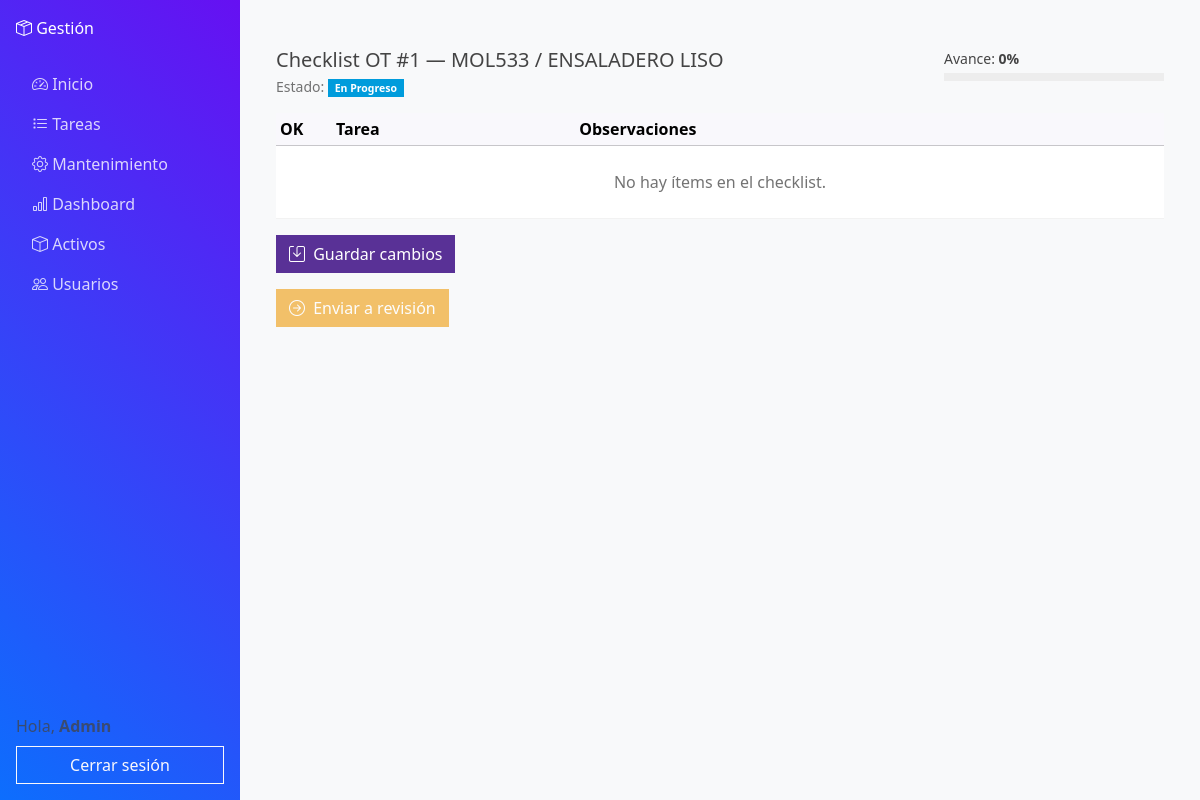
The app's page /activos/mantenimiento/1/checklist/ (signed in) with its own data.
### activos/models.py (models this page shows, shortened)
class RegistroMantenimiento(models.Model):
    activo = models.ForeignKey(Activo, on_delete=models.CASCADE, related_name="mantenimientos")
    estado = models.CharField(max_length=3, choices=EstadoOT.choices, default=EstadoOT.PEN)
    tipo = models.CharField(max_length=3, choices=TipoOT.choices, default=TipoOT.PRE)
    titulo = models.CharField(max_length=160, default="", blank=False)
    descripcion = models.TextField(blank=True, default="")
    prioridad = models.CharField(max_length=4, choices=PrioridadOT.choices, default=PrioridadOT.NONE)
    fecha_inicio = models.DateField(null=True, blank=True)
    vencimiento = models.DateField(null=True, blank=True)
    recurrencia = models.CharField(max_length=5, choices=RecurrenciaOT.choices, default=RecurrenciaOT.NONE)
    tiempo_estimado_minutos = models.PositiveIntegerField(default=0)
    ubicacion = models.ForeignKey(Ubicacion, null=True, blank=True, on_delete=models.SET_NULL, related_name="ordenes")
    falla = models.ForeignKey("CatalogoFalla", null=True, blank=True, on_delete=models.SET_NULL, related_name="ots")
    plantilla_aplicada = models.ForeignKey(
        "PlantillaChecklist", null=True, blank=True, on_delete=models.SET_NULL, related_name="ots_usadas"
    )
    fecha_creacion = models.DateTimeField(auto_now_add=True)
    fecha_inicio_ejecucion = models.DateTimeField(null=True, blank=True)
    fecha_fin_ejecucion = models.DateTimeField(null=True, blank=True)
    fecha_cierre = models.DateTimeField(null=True, blank=True)
    anio_ejecucion = models.PositiveSmallIntegerField(null=True, blank=True)
    semana_ejecucion = models.PositiveSmallIntegerField(null=True, blank=True)
    lectura_ejecucion = models.DecimalField(max_digits=12, decimal_places=2, null=True, blank=True)
    creado_por = models.ForeignKey(settings.AUTH_USER_MODEL, on_delete=models.SET_NULL, null=True, related_name="ordenes_creadas")
    asignado_a = models.ForeignKey(settings.AUTH_USER_MODEL, on_delete=models.SET_NULL, null=True, blank=True, related_name="tareas_asignadas")
    completado_por = models.ForeignKey(settings.AUTH_USER_MODEL, on_delete=models.SET_NULL, null=True, blank=True, related_name="tareas_completadas")
    @property
    def porcentaje_avance(self) -> int:
        total = self.detalles.count()
        if total == 0:
            return 0
        hechos = self.detalles.filter(completado=True).count()
        return round(100 * hechos / total)
    class Meta:
        indexes = [
            models.Index(fields=["estado"]),
            models.Index(fields=["tipo"]),
            models.Index(fields=["prioridad"]),
            models.Index(fields=["-fecha_creacion"]),
            models.Index(fields=["-fecha_inicio_ejecucion"]),
            models.Index(fields=["-fecha_cierre"]),
            models.Index(fields=["vencimiento"]),
            models.Index(fields=["activo"]),
            models.Index(fields=["asignado_a"]),
            models.Index(fields=["ubicacion"]),
        ]
        ordering = ["-fecha_creacion", "-id"]

class Activo(models.Model):
    codigo = models.CharField(max_length=100, unique=True, verbose_name="Código")
    numero_activo = models.CharField(max_length=255, verbose_name="# Activo")
    nombre = models.CharField(max_length=255, verbose_name="Nombre")
    peso = models.DecimalField(max_digits=10, decimal_places=2, null=True, blank=True, verbose_name="Peso")
    familia = models.ForeignKey("FamiliaActivo", null=True, blank=True, on_delete=models.SET_NULL, related_name="activos")
    categoria = models.ForeignKey("CategoriaActivo", null=True, blank=True, on_delete=models.SET_NULL, related_name="activos")
    estado = models.ForeignKey("EstadoActivo", null=True, blank=True, on_delete=models.SET_NULL, related_name="activos")
    ubicacion = models.ForeignKey("Ubicacion", null=True, blank=True, on_delete=models.SET_NULL, related_name="activos")
    qr_code = models.ImageField(upload_to="qr_codes", blank=True, null=True)

### activos/views.py (the view)
# urls.py: path("mantenimiento/<int:pk>/checklist/", views.checklist_mantenimiento, name="checklist_mantenimiento"),
@login_required
def checklist_mantenimiento(request, pk: int):
    ot = get_object_or_404(
        RegistroMantenimiento.objects.select_related("activo"), pk=pk
    )
    _ensure_checklist_exists(ot)
    items = ot.detalles.select_related("tarea").prefetch_related("evidencias")
    return render(
        request,
        "activos/checklist_mantenimiento.html",
        {"ot": ot, "items_checklist": items},
    )

### activos/views.py (called while the page is built)
def _apply_best_template_or_fallback(ot: RegistroMantenimiento):
    plantilla = (
        PlantillaChecklist.objects.filter(activo=ot.activo, vigente=True).first()
        or PlantillaChecklist.objects.filter(familia=ot.activo.familia, vigente=True).first()
        or PlantillaChecklist.objects.filter(falla=ot.falla, vigente=True).first()
    )
    if plantilla:
        ot.aplicar_plantilla(plantilla)
        return "plantilla"
    if not ot.detalles.exists():
        DetalleMantenimiento.objects.bulk_create(
            [
                DetalleMantenimiento(registro=ot, tarea=t)
                for t in TareaMantenimiento.objects.all()
            ]
        )
    return "fallback"

def _ensure_checklist_exists(ot: RegistroMantenimiento):
    if not ot.detalles.exists():
        _apply_best_template_or_fallback(ot)

### activos/templates/activos/checklist_mantenimiento.html (shortened to what this page needs)
{% extends "core/base.html" %}
{% block content %}
<div class="container py-4">
  <div class="d-flex justify-content-between align-items-start mb-3">
    <div>
      <h1 class="h5 mb-1">Checklist OT #{{ ot.id }} — {{ ot.activo.codigo }} / {{ ot.activo.nombre }}</h1>
      <div class="small text-muted">
        Estado:
        {% if ot.estado == 'PEN' %}
          <span class="badge text-bg-secondary">Pendiente</span>
        {% elif ot.estado == 'PRO' %}
          <span class="badge text-bg-info">En Progreso</span>
        {% elif ot.estado == 'REV' %}
          <span class="badge text-bg-warning">Pend. Revisión</span>
        {% elif ot.estado == 'COM' %}
          <span class="badge text-bg-success">Completada</span>
        {% endif %}
      </div>
    </div>
    <div class="ms-3" style="min-width:220px;">
      <div class="small mb-1">Avance: <strong>{{ ot.porcentaje_avance }}%</strong></div>
      <div class="progress" style="height:8px;">
      </div>
    </div>
  </div>
  <form method="post" class="mb-3" enctype="multipart/form-data">
    <div class="table-responsive">
      <table class="table table-sm align-middle">
        <thead class="table-light">
          <tr>
            <th style="width: 56px;">OK</th>
            <th>Tarea</th>
            <th>Observaciones</th>
          </tr>
        </thead>
        <tbody>
          {% for det in items_checklist %}
          <tr>
            <td class="text-center">
              <input class="form-check-input" type="checkbox" name="tarea_{{ det.id }}"
                     {% if det.completado %}checked{% endif %}
                     {% if det.requiere_evidencia and not det.evidencias.all %}
                       disabled
                       title="Debes subir una evidencia para poder marcar esta tarea."
                     {% endif %}>
            </td>
            <td>
              <div class="fw-semibold">{{ det.tarea.nombre }}</div>
              {% if det.requiere_evidencia %}
                <span class="badge text-bg-dark">Requiere Evidencia</span>
              {% endif %}
            </td>
            <td>
              <textarea class="form-control form-control-sm" name="obs_{{ det.id }}" rows="1"
                        placeholder="Opcional">{{ det.observaciones|default_if_none:"" }}</textarea>
            </td>
          </tr>
          {% if det.requiere_evidencia %}
          <tr class="evidence-row">
            <td></td>
            <td colspan="2">
              <div class="p-2 border-top">
                <input type="hidden" name="detalle_id_{{ det.id }}" value="{{ det.id }}">
                <div class="d-flex gap-2 align-items-center mb-2">
                  <input type="file" name="archivo_{{ det.id }}" class="form-control form-control-sm" />
                  <button type="submit" name="upload_evidencia" value="{{ det.id }}"
                          class="btn btn-sm btn-outline-secondary" title="Subir Evidencia">
                    <i class="bi bi-upload"></i> Subir
                  </button>
                </div>
                <div class="small">
                  {% for evidencia in det.evidencias.all %}
                    <div class="d-flex align-items-center">
                      <a href="{{ evidencia.archivo.url }}" target="_blank" class="text-decoration-none">
                        <i class="bi bi-file-earmark-text me-1"></i>
                        {{ evidencia.archivo.name|truncatechars:35 }}
                      </a>
                      {% if evidencia.subido_por %}
                        <span class="text-muted ms-2">({{ evidencia.subido_por.username }})</span>
                      {% endif %}
                    </div>
                  {% empty %}
                    <span class="text-muted small">No hay evidencias subidas para esta tarea.</span>
                  {% endfor %}
                </div>
              </div>
            </td>
          </tr>
          {% endif %}
          {% empty %}
          <tr>
            <td colspan="3" class="text-center text-muted py-4">No hay ítems en el checklist.</td>
          </tr>
          {% endfor %}
        </tbody>
      </table>
    </div>
    <div class="d-flex gap-2">
      <button class="btn btn-primary" type="submit" name="guardar_checklist" value="1">
        <i class="bi bi-save me-1"></i> Guardar cambios
      </button>
    </div>
  </form>
  <div class="d-flex gap-2 mt-2">
    <form method="post" action="{% url 'activos:cambiar_estado_ot' ot.id %}">
      <button class="btn btn-warning" type="submit"
              {% if ot.porcentaje_avance < 100 or ot.estado != 'PRO' %}disabled{% endif %}>
        <i class="bi bi-arrow-right-circle me-1"></i> Enviar a revisión
      </button>
    </form>
  </div>
</div>
{% endblock %}

### core/templates/core/base.html (shortened to what this page needs)
{% load static %}
<!DOCTYPE html>
<html lang="es">
<head>
  <link rel="stylesheet"
        href="https://cdn.jsdelivr.net/npm/bootswatch@5.3.3/dist/pulse/bootstrap.min.css">
  <link rel="stylesheet"
        href="https://cdn.jsdelivr.net/npm/bootstrap-icons@1.11.3/font/bootstrap-icons.min.css">
  <link rel="stylesheet" href="{% static 'core/style.css' %}">
</head>
<body>
<div class="d-flex">
  <nav id="sidebar" class="d-flex flex-column p-3 text-white">
    <a href="/" class="navbar-brand text-white mb-4">
      <i class="bi bi-box-seam"></i> Gestión
    </a>
    <ul class="nav nav-pills flex-column mb-auto">
      <li class="nav-item">
        <a href="{% url 'home' %}" class="nav-link {% if section == 'home' %}active{% endif %}">
          <i class="bi bi-speedometer2"></i> Inicio
        </a>
      </li>
      <li>
                <a href="{% url 'activos:mis_tareas' %}" class="nav-link {% if section == 'tareas' %}active{% endif %}">
          <i class="bi bi-list-task"></i> Tareas
        </a>
      </li>
      <li>
        <a href="{% url 'activos:ordenes_list' %}" class="nav-link {% if section == 'mantenimiento' %}active{% endif %}">
          <i class="bi bi-gear"></i> Mantenimiento
        </a>
      </li>
      <li>
        <a href="{% url 'dashboard_novedades' %}" class="nav-link {% if section == 'dashboard' %}active{% endif %}">
          <i class="bi bi-bar-chart"></i> Dashboard
        </a>
      </li>
      <li>
        <a href="{% url 'activos:activos_list' %}" class="nav-link {% if section == 'activos' %}active{% endif %}">
          <i class="bi bi-box"></i> Activos
        </a>
      </li>
      <li>
        <a href="{% url 'accounts:users_list' %}" class="nav-link {% if section == 'usuarios' %}active{% endif %}">
          <i class="bi bi-people"></i> Usuarios
        </a>
      </li>
    </ul>
    {% if user.is_authenticated %}
    <div class="mt-auto">
      <span class="text-muted">Hola, <strong>{{ user.username }}</strong></span>
      <form action="{% url 'accounts:logout' %}" method="post" class="mt-2">
        <button class="btn btn-outline-light w-100">Cerrar sesión</button>
      </form>
    </div>
    {% endif %}
  </nav>
  <div class="flex-grow-1 p-4">
    {% block content %}{% endblock %}
  </div>
</div>
</body>
</html>

### core/static/core/style.css (style rules this page uses)
.table td, .table th { vertical-align: middle; }

### core/templates/core/base.html (style rules this page uses)
body { overflow-x: hidden; background-color: #f8f9fa; }
#sidebar { width: 240px; min-height: 100vh; background: linear-gradient(45deg, #0d6efd, #6610f2); }
#sidebar a { color: rgba(255, 255, 255, 0.8); text-decoration: none; }

### records on screen
RegistroMantenimiento: id "1", activo.codigo "MOL533", activo.nombre "ENSALADERO LISO", porcentaje_avance "0"

### other values on screen
{{ user.username }} "Admin"
